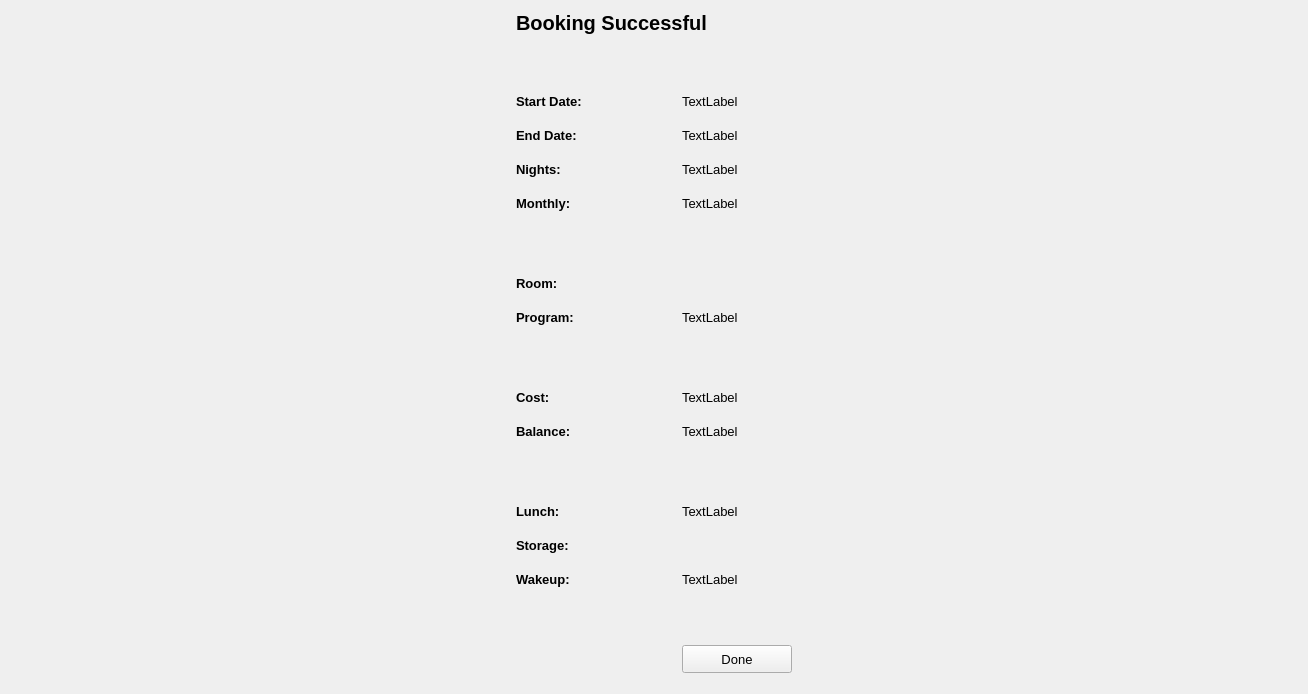
    <widget class="QWidget" name="page_7">
     <layout class="QGridLayout" name="gridLayout_23">
      <item row="1" column="2">
       <spacer name="horizontalSpacer_28">
        <property name="orientation">
         <enum>Qt::Horizontal</enum>
        </property>
        <property name="sizeHint" stdset="0">
         <size>
          <width>505</width>
          <height>20</height>
         </size>
        </property>
       </spacer>
      </item>
      <item row="0" column="1">
       <widget class="QLabel" name="label_33">
        <property name="font">
         <font>
          <pointsize>15</pointsize>
          <weight>75</weight>
          <bold>true</bold>
         </font>
        </property>
        <property name="text">
         <string>Booking Successful</string>
        </property>
       </widget>
      </item>
      <item row="3" column="0">
       <spacer name="horizontalSpacer_27">
        <property name="orientation">
         <enum>Qt::Horizontal</enum>
        </property>
        <property name="sizeHint" stdset="0">
         <size>
          <width>505</width>
          <height>20</height>
         </size>
        </property>
       </spacer>
      </item>
      <item row="4" column="1">
       <spacer name="verticalSpacer_18">
        <property name="orientation">
         <enum>Qt::Vertical</enum>
        </property>
        <property name="sizeHint" stdset="0">
         <size>
          <width>20</width>
          <height>10</height>
         </size>
        </property>
       </spacer>
      </item>
      <item row="1" column="1" rowspan="3">
       <layout class="QFormLayout" name="formLayout_13">
        <property name="horizontalSpacing">
         <number>100</number>
        </property>
        <item row="0" column="0">
         <spacer name="verticalSpacer_19">
          <property name="orientation">
           <enum>Qt::Vertical</enum>
          </property>
          <property name="sizeHint" stdset="0">
           <size>
            <width>20</width>
            <height>40</height>
           </size>
          </property>
         </spacer>
        </item>
        <item row="1" column="0">
         <widget class="QLabel" name="label_21">
          <property name="minimumSize">
           <size>
            <width>0</width>
            <height>28</height>
           </size>
          </property>
          <property name="font">
           <font>
            <pointsize>10</pointsize>
            <weight>75</weight>
            <bold>true</bold>
           </font>
          </property>
          <property name="text">
           <string>Start Date:</string>
          </property>
         </widget>
        </item>
        <item row="1" column="1">
         <widget class="QLabel" name="confirmStart">
          <property name="font">
           <font>
            <pointsize>10</pointsize>
           </font>
          </property>
          <property name="text">
           <string>TextLabel</string>
          </property>
         </widget>
        </item>
        <item row="2" column="0">
         <widget class="QLabel" name="label_22">
          <property name="minimumSize">
           <size>
            <width>0</width>
            <height>28</height>
           </size>
          </property>
          <property name="font">
           <font>
            <pointsize>10</pointsize>
            <weight>75</weight>
            <bold>true</bold>
           </font>
          </property>
          <property name="text">
           <string>End Date:</string>
          </property>
         </widget>
        </item>
        <item row="2" column="1">
         <widget class="QLabel" name="confirmEnd">
          <property name="font">
           <font>
            <pointsize>10</pointsize>
           </font>
          </property>
          <property name="text">
           <string>TextLabel</string>
          </property>
         </widget>
        </item>
        <item row="3" column="0">
         <widget class="QLabel" name="label_23">
          <property name="minimumSize">
           <size>
            <width>0</width>
            <height>28</height>
           </size>
          </property>
          <property name="font">
           <font>
            <pointsize>10</pointsize>
            <weight>75</weight>
            <bold>true</bold>
           </font>
          </property>
          <property name="text">
           <string>Nights:</string>
          </property>
         </widget>
        </item>
        <item row="3" column="1">
         <widget class="QLabel" name="confirmLength">
          <property name="font">
           <font>
            <pointsize>10</pointsize>
           </font>
          </property>
          <property name="text">
           <string>TextLabel</string>
          </property>
         </widget>
        </item>
        <item row="4" column="0">
         <widget class="QLabel" name="label_24">
          <property name="minimumSize">
           <size>
            <width>0</width>
            <height>28</height>
           </size>
          </property>
          <property name="font">
           <font>
            <pointsize>10</pointsize>
            <weight>75</weight>
            <bold>true</bold>
           </font>
          </property>
          <property name="text">
           <string>Monthly:</string>
          </property>
         </widget>
        </item>
        <item row="4" column="1">
         <widget class="QLabel" name="confirmMonthly">
          <property name="font">
           <font>
            <pointsize>10</pointsize>
           </font>
          </property>
          <property name="text">
           <string>TextLabel</string>
          </property>
         </widget>
        </item>
        <item row="5" column="0">
         <spacer name="verticalSpacer_14">
          <property name="orientation">
           <enum>Qt::Vertical</enum>
          </property>
          <property name="sizeHint" stdset="0">
           <size>
            <width>20</width>
            <height>40</height>
           </size>
          </property>
         </spacer>
        </item>
        <item row="6" column="0">
         <widget class="QLabel" name="label_25">
          <property name="minimumSize">
           <size>
            <width>0</width>
            <height>28</height>
           </size>
          </property>
          <property name="font">
           <font>
            <pointsize>10</pointsize>
            <weight>75</weight>
            <bold>true</bold>
           </font>
          </property>
          <property name="text">
           <string>Room:</string>
          </property>
         </widget>
        </item>
        <item row="7" column="0">
         <widget class="QLabel" name="label_26">
          <property name="minimumSize">
           <size>
            <width>0</width>
            <height>28</height>
           </size>
          </property>
          <property name="font">
           <font>
            <pointsize>10</pointsize>
            <weight>75</weight>
            <bold>true</bold>
           </font>
          </property>
          <property name="text">
           <string>Program:</string>
          </property>
         </widget>
        </item>
        <item row="7" column="1">
         <widget class="QLabel" name="confirmProgram">
          <property name="font">
           <font>
            <pointsize>10</pointsize>
           </font>
          </property>
          <property name="text">
           <string>TextLabel</string>
          </property>
         </widget>
        </item>
        <item row="8" column="0">
         <spacer name="verticalSpacer_15">
          <property name="orientation">
           <enum>Qt::Vertical</enum>
          </property>
          <property name="sizeHint" stdset="0">
           <size>
            <width>20</width>
            <height>40</height>
           </size>
          </property>
         </spacer>
        </item>
        <item row="10" column="0">
         <widget class="QLabel" name="label_42">
          <property name="minimumSize">
           <size>
            <width>0</width>
            <height>28</height>
           </size>
          </property>
          <property name="font">
           <font>
            <pointsize>10</pointsize>
            <weight>75</weight>
            <bold>true</bold>
           </font>
          </property>
          <property name="text">
           <string>Cost:</string>
          </property>
         </widget>
        </item>
        <item row="10" column="1">
         <widget class="QLabel" name="confirmCost">
          <property name="font">
           <font>
            <pointsize>10</pointsize>
           </font>
          </property>
          <property name="text">
           <string>TextLabel</string>
          </property>
         </widget>
        </item>
        <item row="11" column="0">
         <widget class="QLabel" name="label_27">
          <property name="minimumSize">
           <size>
            <width>0</width>
            <height>28</height>
           </size>
          </property>
          <property name="font">
           <font>
            <pointsize>10</pointsize>
            <weight>75</weight>
            <bold>true</bold>
           </font>
          </property>
          <property name="text">
           <string>Balance:</string>
          </property>
         </widget>
        </item>
        <item row="11" column="1">
         <widget class="QLabel" name="confirmPaid">
          <property name="font">
           <font>
            <pointsize>10</pointsize>
           </font>
          </property>
          <property name="text">
           <string>TextLabel</string>
          </property>
         </widget>
        </item>
        <item row="12" column="0">
         <spacer name="verticalSpacer_17">
          <property name="orientation">
           <enum>Qt::Vertical</enum>
          </property>
          <property name="sizeHint" stdset="0">
           <size>
            <width>20</width>
            <height>40</height>
           </size>
          </property>
         </spacer>
        </item>
        <item row="13" column="0">
         <widget class="QLabel" name="label_44">
          <property name="minimumSize">
           <size>
            <width>0</width>
            <height>28</height>
           </size>
          </property>
          <property name="font">
           <font>
            <pointsize>10</pointsize>
            <weight>75</weight>
            <bold>true</bold>
           </font>
          </property>
          <property name="text">
           <string>Lunch:</string>
          </property>
         </widget>
        </item>
        <item row="13" column="1">
         <widget class="QLabel" name="confirmLunch">
          <property name="font">
           <font>
            <pointsize>10</pointsize>
           </font>
          </property>
          <property name="text">
           <string>TextLabel</string>
          </property>
         </widget>
        </item>
        <item row="14" column="0">
         <widget class="QLabel" name="label_45">
          <property name="minimumSize">
           <size>
            <width>0</width>
            <height>28</height>
           </size>
          </property>
          <property name="font">
           <font>
            <pointsize>10</pointsize>
            <weight>75</weight>
            <bold>true</bold>
           </font>
          </property>
          <property name="text">
           <string>Storage:</string>
          </property>
         </widget>
        </item>
        <item row="15" column="0">
         <widget class="QLabel" name="label_46">
          <property name="minimumSize">
           <size>
            <width>0</width>
            <height>28</height>
           </size>
          </property>
          <property name="font">
           <font>
            <pointsize>10</pointsize>
            <weight>75</weight>
            <bold>true</bold>
           </font>
          </property>
          <property name="text">
           <string>Wakeup:</string>
          </property>
         </widget>
        </item>
        <item row="15" column="1">
         <layout class="QHBoxLayout" name="horizontalLayout_42">
          <item>
           <widget class="QLabel" name="confirmWakeup">
            <property name="font">
             <font>
              <pointsize>10</pointsize>
             </font>
            </property>
            <property name="text">
             <string>TextLabel</string>
            </property>
           </widget>
          </item>
         </layout>
        </item>
        <item row="16" column="1">
         <layout class="QHBoxLayout" name="horizontalLayout_44"/>
        </item>
        <item row="17" column="1">
         <layout class="QHBoxLayout" name="horizontalLayout_40">
          <item>
           <widget class="QPushButton" name="confirmationFinal">
            <property name="minimumSize">
             <size>
              <width>110</width>
              <height>28</height>
             </size>
            </property>
            <property name="font">
             <font>
              <pointsize>10</pointsize>
             </font>
            </property>
            <property name="text">
             <string>Done</string>
            </property>
           </widget>
          </item>
         </layout>
        </item>
        <item row="16" column="0">
         <spacer name="verticalSpacer_20">
          <property name="orientation">
           <enum>Qt::Vertical</enum>
          </property>
          <property name="sizeHint" stdset="0">
           <size>
            <width>20</width>
            <height>40</height>
           </size>
          </property>
         </spacer>
        </item>
       </layout>
      </item>
     </layout>
    </widget>
